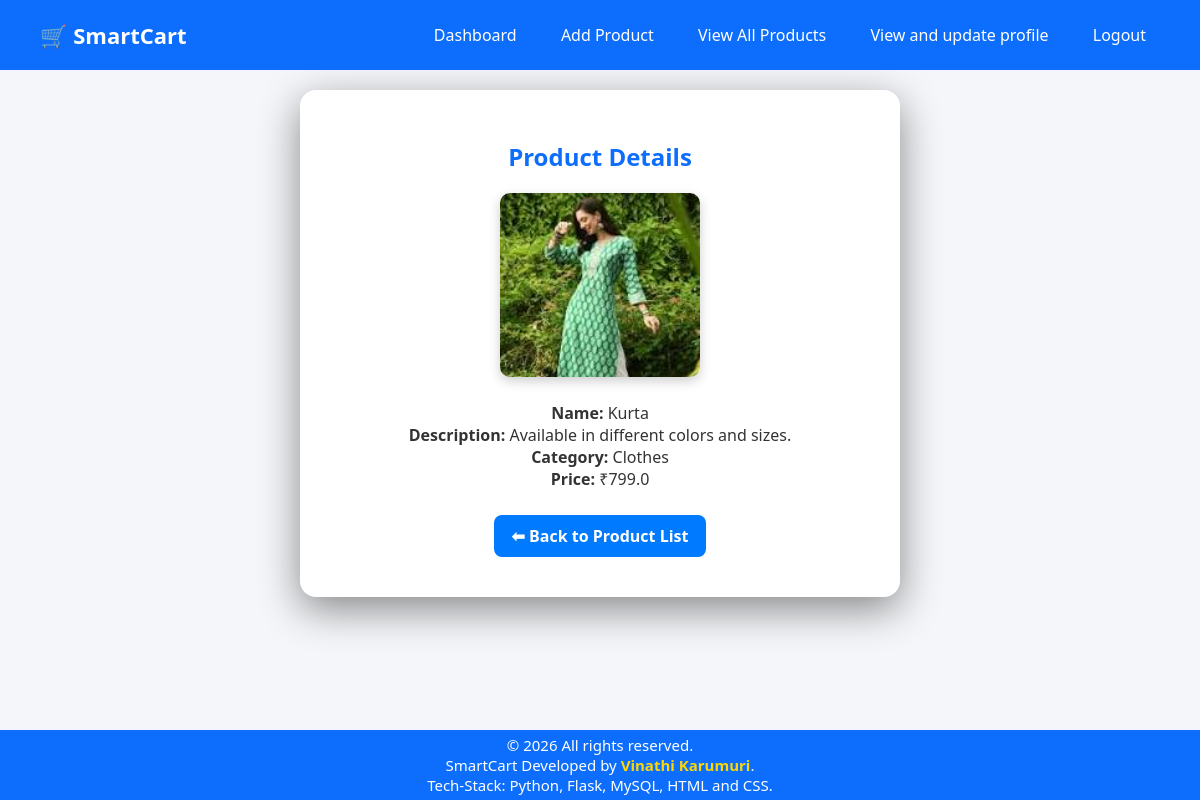
/admin/view-item/1 (signed in), run on the app's committed database.
### tables this page shows
CREATE TABLE products (
    product_id INTEGER PRIMARY KEY AUTOINCREMENT,
    name TEXT,
    description TEXT,
    category TEXT,
    price REAL,
    image TEXT,
    admin_id INTEGER,
    FOREIGN KEY (admin_id) REFERENCES admin(admin_id)
);

### app.py (the view)
@app.route('/admin/view-item/<int:item_id>')
def view_item(item_id):
    if 'admin_id' not in session:
        flash("Please login first!", "danger")
        return redirect('/admin-login')
    admin_id = session['admin_id']
    conn = get_db_connection()
    cursor = conn.cursor()
    cursor.execute(
        "SELECT * FROM products WHERE product_id = ? AND admin_id = ?",
        (item_id, admin_id)
    )
    product = cursor.fetchone()
    cursor.close()
    conn.close()
    if not product:
        flash("Product not found or unauthorized access!", "danger")
        return redirect('/admin-dashboard')
    return render_template("admin/view_item.html",product=product,navbar_type="admin")

### app.py (called while the page is built, shortened)
def get_db_connection():
    conn = sqlite3.connect("smartcart.db")
    conn.row_factory = sqlite3.Row
    return conn

@app.context_processor
def inject_cart_count():
    if 'user_id' not in session:
        return dict(cart_count=0)

### templates/admin/view_item.html
{% extends "base.html" %}
{% block content %}
<div class="card" style="max-width: 600px;">
    <h2>Product Details</h2>
    <div style="margin-bottom: 20px;">
        <img src="{{ url_for('static', filename='uploads/product_images/' ~ product.image) }}"
             width="200"
             style="border-radius:10px; box-shadow:0 4px 12px rgba(0,0,0,0.2);">
    </div>
    <p><strong>Name:</strong> {{ product.name }}</p>
    <p><strong>Description:</strong> {{ product.description }}</p>
    <p><strong>Category:</strong> {{ product.category }}</p>
    <p><strong>Price:</strong> ₹{{ product.price }}</p>
    <div style="margin-top:25px;">
        <a href="/admin/item-list" class="btn-back">⬅ Back to Product List</a>
    </div>
</div>
{% endblock %}

### static/css/style.css (style rules this page uses)
* { margin: 0; padding: 0; box-sizing: border-box; font-family: "Segoe UI", Tahoma, Geneva, Verdana, sans-serif; }
html, body { height: 100%; }
body { overflow-x: hidden; background: #f4f6f9; }
.card { background: #ffffff; color: #333; width: 100%; max-width: 700px; padding: 40px; border-radius: 16px; box-shadow: 0 12px 40px rgba(0, 0, 0, 0.45); text-align: center; margin: 0 auto; }
.card h2 { margin-bottom: 25px; color: #0d6efd; }
.main h2, .main h3 { margin-bottom: 15px; color: #0d6efd; }
.page-bg .card { max-width: 420px; }
.main h2 { margin-top: 10px; margin-bottom: 20px; }
.btn-back { display: inline-block; padding: 10px 18px; background-color: #007bff; color: white; text-decoration: none; border-radius: 8px; font-weight: bold; transition: 0.3s; }

### data on the page
products: image (picture), name "Kurta", description "Available in different colors and sizes.", category "Clothes", price "799.0"

### other printed values
{{ 2026 }} "2026"
